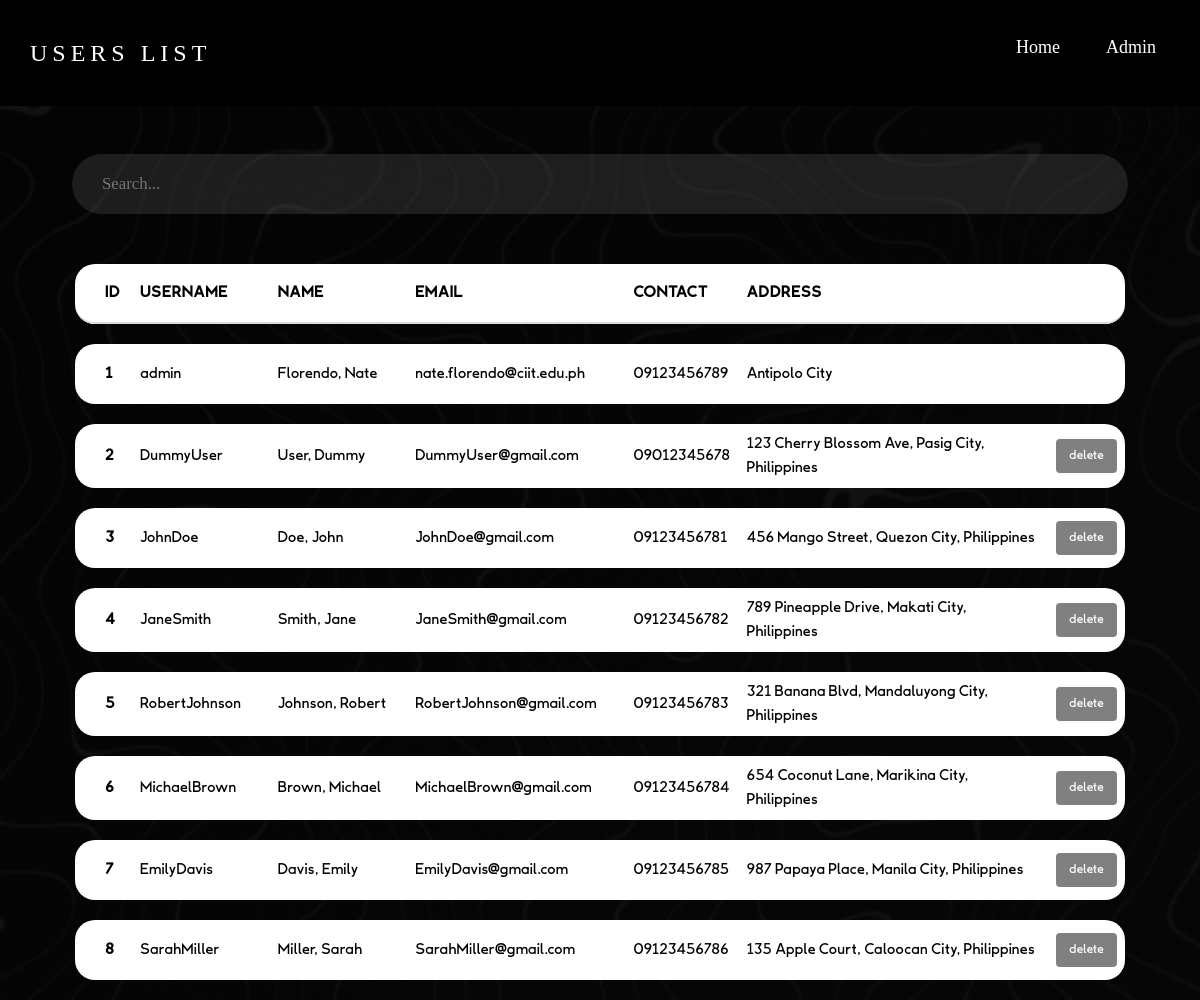
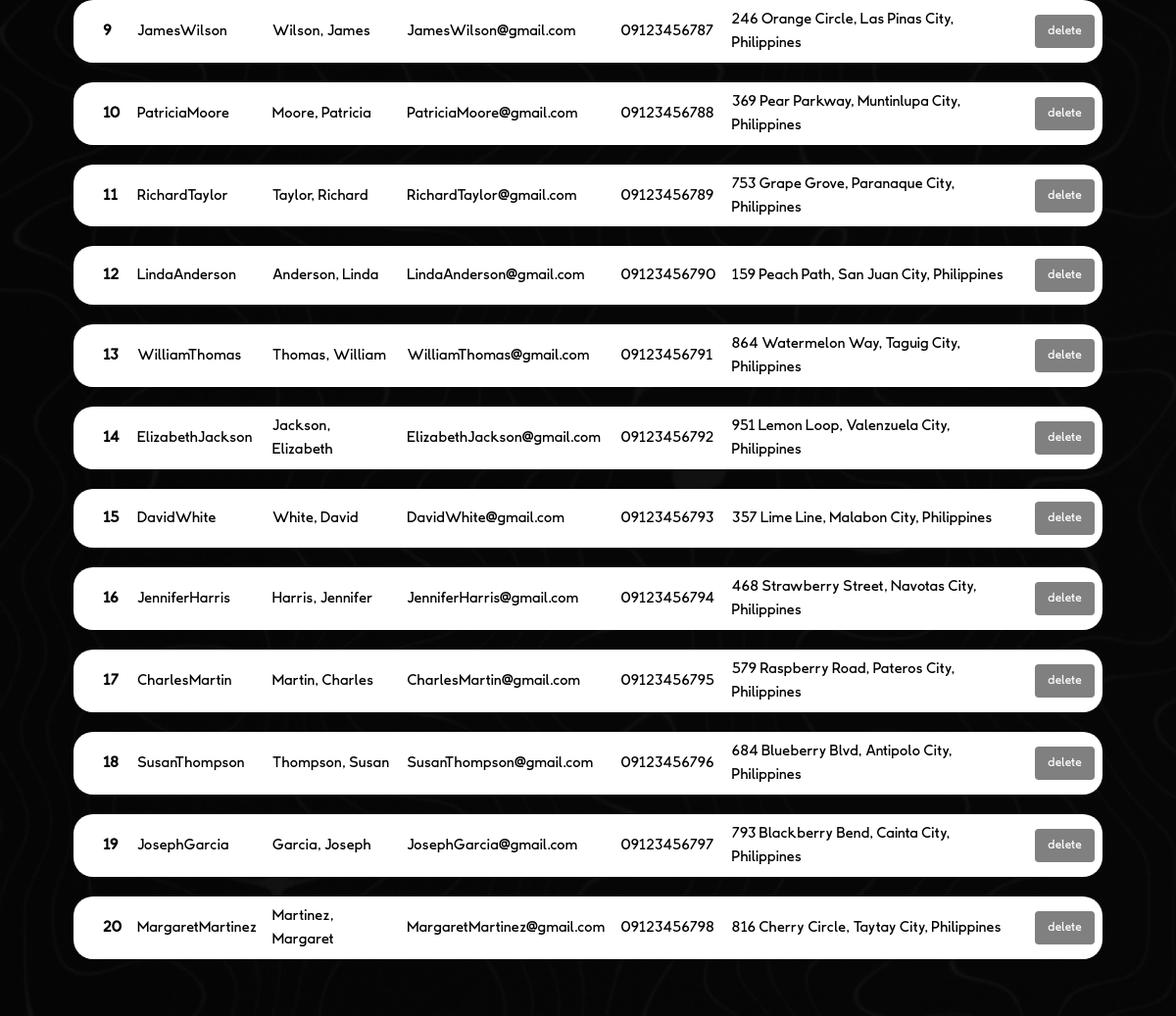
The app's page /pages/admin/userList.php (signed in) with its own data (2 pictures, top to bottom).
### tables this page shows
CREATE TABLE `profile` (
  `user_id` int(11) NOT NULL,
  `username` varchar(50) NOT NULL,
  `password` varchar(200) NOT NULL,
  `firstName` varchar(200) NOT NULL,
  `lastName` varchar(200) NOT NULL,
  `email` varchar(200) NOT NULL,
  `mobile` varchar(200) NOT NULL,
  `address` varchar(200) NOT NULL,
  `role` enum('user','admin') NOT NULL DEFAULT 'user'
);

### pages/admin/userList.php (the view, shortened to what this page needs)
<?php
$servername = "localhost";
$username = "root";
$password = "";
$database = "onlinestore";
$conn = mysqli_connect($servername, $username, $password, $database);
$sql = 'SELECT user_id, username, firstName, lastName, email, mobile, address, role FROM profile';
$result = mysqli_query($conn, $sql);
$profiles = mysqli_fetch_all($result, MYSQLI_ASSOC);
?>
<!DOCTYPE html>
<html lang="en">
<head>
    <link rel="stylesheet" href="../../css/style.css">
    <link rel="stylesheet" href="https://maxcdn.bootstrapcdn.com/bootstrap/3.4.1/css/bootstrap.min.css">
</head>
<body class="stillBackground">
    <nav class="navigationbar sticky">
        <div class="logo"><a href="#">USERS LIST</a></div>
        <ul class="nav-links">
            <div class="menu">
                <li><a href="../../index.php">Home</a></li>
                <li><a href="admin.php">Admin</a></li>
            </div>
        </ul>
    </nav>
    <div class="products">
        <form>
            <input id="search" type="text" autocomplete="off" placeholder="Search...">
        </form>
        <div class="container table-responsive py-5" style="color: black; font-family: LaachirDeeper !important;font-size: larger; width: 100%;">
            <table class="myTable table">
                <thead style="height: 60px;">
                    <tr style="letter-spacing: 1px;">
                        <th scope="col">ID</th>
                        <th scope="col">USERNAME</th>
                        <th scope="col">NAME</th>
                        <th scope="col">EMAIL</th>
                        <th scope="col">CONTACT</th>
                        <th scope="col">ADDRESS</th>
                        <th scope="col"></th>
                    </tr>
                </thead>
                <tbody>
                    <?php
                    foreach ($profiles as $profile) { ?>
                        <tr class="cardHolder" style="height: 60px;">
                            <th scope="row"><?php echo htmlspecialchars($profile['user_id']) ?></th>
                            <td class="name"><?php echo htmlspecialchars($profile['username']) ?></td>
                            <td class="alt"><?php echo htmlspecialchars($profile['lastName'].", ".$profile['firstName']) ?></td>
                            <td class="description"><?php echo htmlspecialchars($profile['email']) ?></td>
                            <td ><?php echo htmlspecialchars($profile['mobile']) ?></td>
                            <td ><?php echo htmlspecialchars($profile['address']) ?></td>
                            <td >
                            <?php if($profile['user_id'] != $_SESSION['user_id']) { ?>
                                <a class="btn cart" style="color: white; background-color: gray;" role="button" onclick="deleteUser(event,<?php echo $profile['user_id'] ?>)">delete</a>
                            <?php } ?>
                            </td>
                        </tr>
                    <?php }
                    ?>
                </tbody>
            </table>
        </div>
    </div>
</body>
</html>

### css/style.css (style rules this page uses)
* { margin: 0; padding: 0; box-sizing: border-box; }
html { scroll-behavior: smooth; }
body { font-family: Nord-Medium !important; }
.stillBackground { background-image: url('../assets/Images/WebBackground3.png'); background-repeat: no-repeat; background-attachment: fixed; background-size: cover; }
a { text-decoration: none !important; }
a:visited, a:link { color: inherit; }
li { list-style: none; }
.navigationbar { display: flex; align-items: center ; justify-content: space-between ; padding: 30px ; background-color: rgb(0, 0, 0); color: #fff; position: fixed ; z-index: 3; width: 100%; }
.nav-links a { color: #fff; }
.logo { font-family: Nord-Medium; font-size: 24px; letter-spacing: 5px; color: #fff; }
.logo a ,.logo a:hover, .loginBtn a, .navigationbar a, .navigationbar a:hover { text-decoration: none !important; color: inherit; }
.logo a:visited, .logo a:link, .loginBtn a:link { color: inherit; text-decoration: none; }
.menu { display: flex; gap: 1em; font-size: 18px; }
.menu li { padding: 5px 14px; transition: 0.3s ease; }
.sticky { position: relative; }
.products { margin: 1.5% 5%; }
.products form { display: flex; justify-content: center; align-items: center; padding: 30px 12px;; font-size: larger; }
.products input { background-color: rgba(255, 255, 255, 0.103); border-radius: 30px; height: 40px; width: 100%; padding: 30px; border: none; color: white; }
.cardHolder:last-of-type { margin-bottom: 100px; }
.myTable { border-collapse: separate; border-spacing: 0px 20px; color: black; }
.myTable tbody, thead { background-color: white; }
.myTable td, th { vertical-align: middle !important; border-top: 0 !important; }
.myTable td:first-child, th:first-child { border-radius: 20px 0 0 20px; padding-left: 30px !important; }
.myTable td:last-child, th:last-child { border-radius: 0 20px 20px 0; }

### records on screen
profile: user_id "1", username "admin", lastName+firstName "Florendo, Nate", email "nate.florendo@ciit.edu.ph", mobile "09123456789", address "Antipolo City"
profile: user_id "2", username "DummyUser", lastName+firstName "User, Dummy", email "DummyUser@gmail.com", mobile "09012345678", address "123 Cherry Blossom Ave, Pasig City, Philippines"
profile: user_id "3", username "JohnDoe", lastName+firstName "Doe, John", email "JohnDoe@gmail.com", mobile "09123456781", address "456 Mango Street, Quezon City, Philippines"
profile: user_id "4", username "JaneSmith", lastName+firstName "Smith, Jane", email "JaneSmith@gmail.com", mobile "09123456782", address "789 Pineapple Drive, Makati City, Philippines"
profile: user_id "5", username "RobertJohnson", lastName+firstName "Johnson, Robert", email "RobertJohnson@gmail.com", mobile "09123456783", address "321 Banana Blvd, Mandaluyong City, Philippines"
profile: user_id "6", username "MichaelBrown", lastName+firstName "Brown, Michael", email "MichaelBrown@gmail.com", mobile "09123456784", address "654 Coconut Lane, Marikina City, Philippines"
profile: user_id "7", username "EmilyDavis", lastName+firstName "Davis, Emily", email "EmilyDavis@gmail.com", mobile "09123456785", address "987 Papaya Place, Manila City, Philippines"
profile: user_id "8", username "SarahMiller", lastName+firstName "Miller, Sarah", email "SarahMiller@gmail.com", mobile "09123456786", address "135 Apple Court, Caloocan City, Philippines"
profile: user_id "9", username "JamesWilson", lastName+firstName "Wilson, James", email "JamesWilson@gmail.com", mobile "09123456787", address "246 Orange Circle, Las Pinas City, Philippines"
profile: user_id "10", username "PatriciaMoore", lastName+firstName "Moore, Patricia", email "PatriciaMoore@gmail.com", mobile "09123456788", address "369 Pear Parkway, Muntinlupa City, Philippines"
profile: user_id "11", username "RichardTaylor", lastName+firstName "Taylor, Richard", email "RichardTaylor@gmail.com", mobile "09123456789", address "753 Grape Grove, Paranaque City, Philippines"
profile: user_id "12", username "LindaAnderson", lastName+firstName "Anderson, Linda", email "LindaAnderson@gmail.com", mobile "09123456790", address "159 Peach Path, San Juan City, Philippines"
profile: user_id "13", username "WilliamThomas", lastName+firstName "Thomas, William", email "WilliamThomas@gmail.com", mobile "09123456791", address "864 Watermelon Way, Taguig City, Philippines"
profile: user_id "14", username "ElizabethJackson", lastName+firstName "Jackson, Elizabeth", email "ElizabethJackson@gmail.com", mobile "09123456792", address "951 Lemon Loop, Valenzuela City, Philippines"
profile: user_id "15", username "DavidWhite", lastName+firstName "White, David", email "DavidWhite@gmail.com", mobile "09123456793", address "357 Lime Line, Malabon City, Philippines"
profile: user_id "16", username "JenniferHarris", lastName+firstName "Harris, Jennifer", email "JenniferHarris@gmail.com", mobile "09123456794", address "468 Strawberry Street, Navotas City, Philippines"
profile: user_id "17", username "CharlesMartin", lastName+firstName "Martin, Charles", email "CharlesMartin@gmail.com", mobile "09123456795", address "579 Raspberry Road, Pateros City, Philippines"
profile: user_id "18", username "SusanThompson", lastName+firstName "Thompson, Susan", email "SusanThompson@gmail.com", mobile "09123456796", address "684 Blueberry Blvd, Antipolo City, Philippines"
profile: user_id "19", username "JosephGarcia", lastName+firstName "Garcia, Joseph", email "JosephGarcia@gmail.com", mobile "09123456797", address "793 Blackberry Bend, Cainta City, Philippines"
profile: user_id "20", username "MargaretMartinez", lastName+firstName "Martinez, Margaret", email "MargaretMartinez@gmail.com", mobile "09123456798", address "816 Cherry Circle, Taytay City, Philippines"
